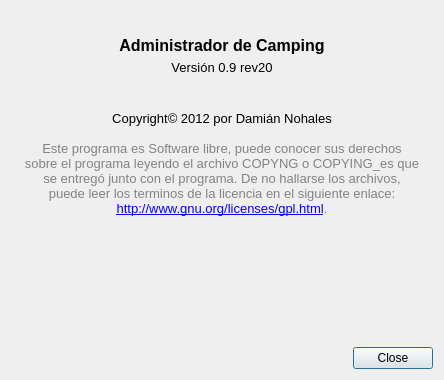
<?xml version="1.0" encoding="UTF-8"?>
<ui version="4.0">
 <class>DialogAbout</class>
 <widget class="QDialog" name="DialogAbout">
  <property name="geometry">
   <rect>
    <x>0</x>
    <y>0</y>
    <width>444</width>
    <height>380</height>
   </rect>
  </property>
  <property name="sizePolicy">
   <sizepolicy hsizetype="Fixed" vsizetype="Fixed">
    <horstretch>0</horstretch>
    <verstretch>0</verstretch>
   </sizepolicy>
  </property>
  <property name="windowTitle">
   <string>Acerca de...</string>
  </property>
  <layout class="QVBoxLayout" name="verticalLayout" stretch="0,0,0,0,1,0">
   <item>
    <spacer name="verticalSpacer">
     <property name="orientation">
      <enum>Qt::Vertical</enum>
     </property>
     <property name="sizeHint" stdset="0">
      <size>
       <width>20</width>
       <height>25</height>
      </size>
     </property>
    </spacer>
   </item>
   <item>
    <widget class="QLabel" name="label_2">
     <property name="text">
      <string>&lt;!DOCTYPE HTML PUBLIC &quot;-//W3C//DTD HTML 4.0//EN&quot; &quot;http://www.w3.org/TR/REC-html40/strict.dtd&quot;&gt;
&lt;html&gt;&lt;head&gt;&lt;meta name=&quot;qrichtext&quot; content=&quot;1&quot; /&gt;&lt;style type=&quot;text/css&quot;&gt;
p, li { white-space: pre-wrap; }
&lt;/style&gt;&lt;/head&gt;&lt;body style=&quot; font-family:'Sans'; font-size:10pt; font-weight:400; font-style:normal;&quot;&gt;
&lt;p align=&quot;center&quot; style=&quot; margin-top:0px; margin-bottom:0px; margin-left:0px; margin-right:0px; -qt-block-indent:0; text-indent:0px;&quot;&gt;&lt;img src=&quot;:/imgs/tent.png&quot; /&gt;&lt;/p&gt;
&lt;p align=&quot;center&quot; style=&quot; margin-top:0px; margin-bottom:0px; margin-left:0px; margin-right:0px; -qt-block-indent:0; text-indent:0px;&quot;&gt;&lt;span style=&quot; font-size:12pt; font-weight:600;&quot;&gt;Administrador de Camping&lt;/span&gt;&lt;/p&gt;
&lt;p align=&quot;center&quot; style=&quot; margin-top:5px; margin-bottom:0px; margin-left:0px; margin-right:0px; -qt-block-indent:0; text-indent:0px;&quot;&gt;Versión 0.9 rev20&lt;/p&gt;&lt;/body&gt;&lt;/html&gt;</string>
     </property>
     <property name="alignment">
      <set>Qt::AlignCenter</set>
     </property>
    </widget>
   </item>
   <item>
    <spacer name="verticalSpacer_3">
     <property name="orientation">
      <enum>Qt::Vertical</enum>
     </property>
     <property name="sizeHint" stdset="0">
      <size>
       <width>20</width>
       <height>30</height>
      </size>
     </property>
    </spacer>
   </item>
   <item>
    <widget class="QLabel" name="label_3">
     <property name="text">
      <string>&lt;!DOCTYPE HTML PUBLIC &quot;-//W3C//DTD HTML 4.0//EN&quot; &quot;http://www.w3.org/TR/REC-html40/strict.dtd&quot;&gt;
&lt;html&gt;&lt;head&gt;&lt;meta name=&quot;qrichtext&quot; content=&quot;1&quot; /&gt;&lt;style type=&quot;text/css&quot;&gt;
p, li { white-space: pre-wrap; }
&lt;/style&gt;&lt;/head&gt;&lt;body style=&quot; font-family:'Sans'; font-size:10pt; font-weight:400; font-style:normal;&quot;&gt;
&lt;p align=&quot;center&quot; style=&quot; margin-top:0px; margin-bottom:0px; margin-left:0px; margin-right:0px; -qt-block-indent:0; text-indent:0px;&quot;&gt;Copyright© 2012 por Damián Nohales&lt;/p&gt;
&lt;p align=&quot;center&quot; style=&quot;-qt-paragraph-type:empty; margin-top:0px; margin-bottom:0px; margin-left:0px; margin-right:0px; -qt-block-indent:0; text-indent:0px;&quot;&gt;&lt;/p&gt;
&lt;p align=&quot;center&quot; style=&quot; margin-top:0px; margin-bottom:0px; margin-left:0px; margin-right:0px; -qt-block-indent:0; text-indent:0px;&quot;&gt;&lt;span style=&quot; color:#838383;&quot;&gt;Este programa es Software libre, puede conocer sus derechos&lt;/span&gt;&lt;/p&gt;
&lt;p align=&quot;center&quot; style=&quot; margin-top:0px; margin-bottom:0px; margin-left:0px; margin-right:0px; -qt-block-indent:0; text-indent:0px;&quot;&gt;&lt;span style=&quot; color:#838383;&quot;&gt;sobre el programa leyendo el archivo COPYNG o COPYING_es que&lt;/span&gt;&lt;/p&gt;
&lt;p align=&quot;center&quot; style=&quot; margin-top:0px; margin-bottom:0px; margin-left:0px; margin-right:0px; -qt-block-indent:0; text-indent:0px;&quot;&gt;&lt;span style=&quot; color:#838383;&quot;&gt;se entregó junto con el programa. De no hallarse los archivos,&lt;/span&gt;&lt;/p&gt;
&lt;p align=&quot;center&quot; style=&quot; margin-top:0px; margin-bottom:0px; margin-left:0px; margin-right:0px; -qt-block-indent:0; text-indent:0px;&quot;&gt;&lt;span style=&quot; color:#838383;&quot;&gt;puede leer los terminos de la licencia en el siguiente enlace:&lt;/span&gt;&lt;/p&gt;
&lt;p align=&quot;center&quot; style=&quot; margin-top:0px; margin-bottom:0px; margin-left:0px; margin-right:0px; -qt-block-indent:0; text-indent:0px;&quot;&gt;&lt;a href=&quot;http://www.gnu.org/licenses/gpl.html&quot;&gt;&lt;span style=&quot; text-decoration: underline; color:#0000ff;&quot;&gt;http://www.gnu.org/licenses/gpl.html&lt;/span&gt;&lt;/a&gt;&lt;span style=&quot; color:#838383;&quot;&gt;.&lt;/span&gt;&lt;/p&gt;&lt;/body&gt;&lt;/html&gt;</string>
     </property>
     <property name="openExternalLinks">
      <bool>true</bool>
     </property>
     <property name="textInteractionFlags">
      <set>Qt::TextBrowserInteraction</set>
     </property>
    </widget>
   </item>
   <item>
    <spacer name="verticalSpacer_2">
     <property name="orientation">
      <enum>Qt::Vertical</enum>
     </property>
     <property name="sizeHint" stdset="0">
      <size>
       <width>20</width>
       <height>40</height>
      </size>
     </property>
    </spacer>
   </item>
   <item>
    <widget class="QDialogButtonBox" name="buttonBox">
     <property name="standardButtons">
      <set>QDialogButtonBox::Close</set>
     </property>
    </widget>
   </item>
  </layout>
 </widget>
 <resources/>
 <connections/>
</ui>
